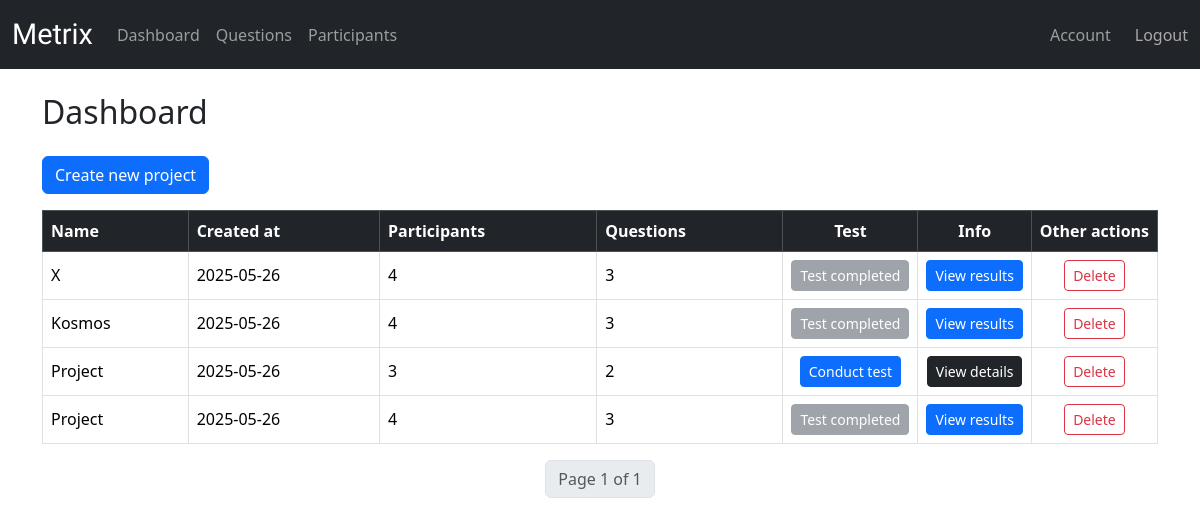
Before: /research/ (signed in) with the older database file.
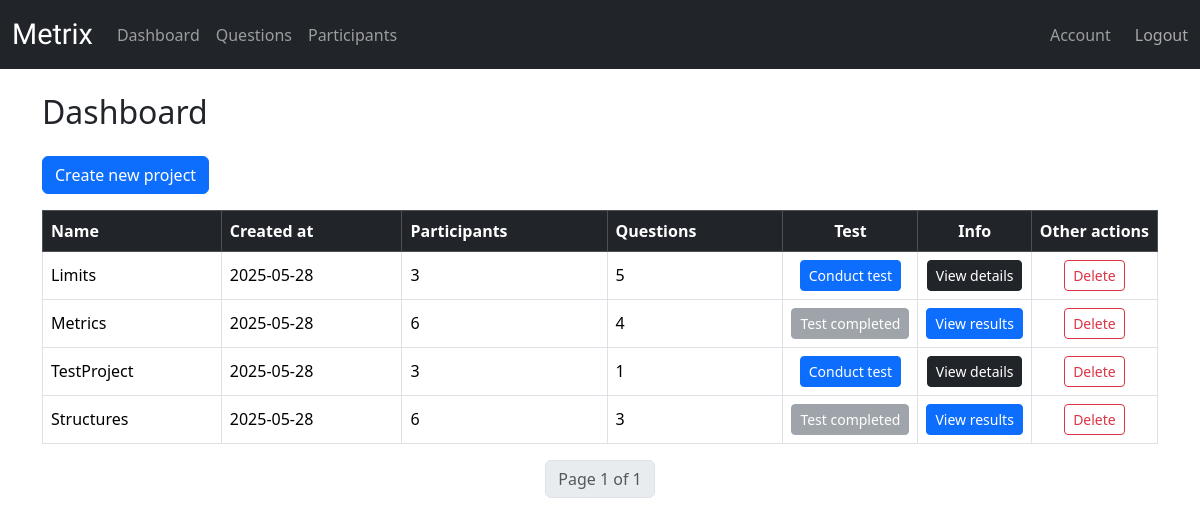
After: the same page with the newer database file.
### metrix/models.py (models this page shows, shortened)
class Research(models.Model):
    research_id = models.AutoField(primary_key=True)
    owner = models.ForeignKey(settings.AUTH_USER_MODEL, on_delete=models.CASCADE)
    name = models.CharField(max_length=255)
    person_count = models.PositiveIntegerField()
    question_count = models.PositiveIntegerField(default=1)
    created_at = models.DateTimeField(auto_now_add=True)
    updated_at = models.DateTimeField(auto_now=True)
    is_completed = models.BooleanField(default=False)

### metrix/views.py (the view)
# urls.py: path('research/', research, name='research'),
@login_required
def research(request):
    researches = Research.objects.filter(owner=request.user).order_by('-created_at')
    paginator = Paginator(researches, 5)
    page_number = request.GET.get('page')
    page_obj = paginator.get_page(page_number)
    return render(request, 'metrix/research.html', {'page_obj': page_obj})

### metrix/templates/metrix/research.html (shortened to what this page needs)
{% extends "metrix/base.html" %}
{% block content %}
  <h2 class="mb-4">Dashboard</h2>
  <a href="{% url 'add-research' %}" class="btn btn-primary mb-3">Create new project</a>
  {% if page_obj %}
    <div class="table-responsive">
      <table class="table table-bordered table-hover align-middle">
        <thead class="table-dark">
          <tr>
            <th>Name</th>
            <th>Created at</th>
            <th>Participants</th>
            <th>Questions</th>
            <th class="text-nowrap text-center" style="width: 1%;">Test</th>
            <th class="text-nowrap text-center" style="width: 1%;">Info</th>
            <th class="text-nowrap text-center" style="width: 1%;">Other actions</th>
          </tr>
        </thead>
        <tbody>
          {% for research in page_obj %}
            <tr>
              <td>{{ research.name }}</td>
              <td>{{ research.created_at|date:"Y-m-d" }}</td>
              <td>{{ research.person_count }}</td>
              <td>{{ research.question_count }}</td>
              <td class="text-nowrap text-center">
                {% if research.is_completed %}
                  <button class="btn btn-sm btn-secondary" disabled>Test completed</button>
                {% else %}
                  <a href="{% url 'conduct-test' pk=research.research_id step=0 %}" class="btn btn-sm btn-primary">Conduct test</a>
                {% endif %}
              </td>
                <td class="text-nowrap text-center">
                 {% if research.is_completed %}
                  <a href="{% url 'research-detail' research.research_id %}" class="btn btn-sm btn-primary">View results</a>
                  {% else %}
                        <a href="{% url 'research-detail' research.research_id %}" class="btn btn-sm btn-dark">View details</a>
                  {% endif %}
                </td>
                 <td class="text-nowrap text-center">
                    <a href="{% url 'delete-research' research.research_id %}" class="btn btn-sm btn-outline-danger">Delete</a>
              </td>
            </tr>
          {% endfor %}
        </tbody>
      </table>
    </div>
    <nav aria-label="Research pagination">
      <ul class="pagination justify-content-center">
        <li class="page-item disabled">
          <span class="page-link">Page {{ page_obj.number }} of {{ page_obj.paginator.num_pages }}</span>
        </li>
      </ul>
    </nav>
  {% else %}
    <p>No researches found.</p>
  {% endif %}
{% endblock %}

### metrix/templates/metrix/base.html (shortened to what this page needs)
{% load static %}
<!DOCTYPE html>
<html lang="en">
<head>
<link rel="icon" href="{% static 'metrix/MetrixIcon.ico' %}" type="image/x-icon">  <link href="https://cdn.jsdelivr.net/npm/bootstrap@5.3.3/dist/css/bootstrap.min.css" rel="stylesheet">
</head>
<body>
  <nav class="navbar navbar-expand-lg navbar-dark bg-dark mb-4">
    <div class="container-fluid">
      <a class="navbar-brand" href="{% url 'index' %}">Metrix</a>
      <div class="collapse navbar-collapse" id="navbarContent">
        <ul class="navbar-nav me-auto mb-2 mb-lg-0">
          {% if not request.resolver_match.url_name == 'index' and user.is_authenticated %}
            <li class="nav-item"><a class="nav-link" href="{% url 'research' %}">Dashboard</a></li>
            <li class="nav-item"><a class="nav-link" href="{% url 'question_list' %}">Questions</a></li>
              <li class="nav-item"><a class="nav-link" href="{% url 'participant-manage-list' %}">Participants</a></li>
          {% endif %}
        </ul>
        <ul class="navbar-nav ms-auto mb-2 mb-lg-0">
  {% if user.is_authenticated %}
    <li class="nav-item d-flex align-items-center">
      <a class="nav-link me-3" href="{% url 'account' %}">Account</a>
      <form method="post" action="{% url 'logout' %}" style="display: inline;">
        <button type="submit" class="nav-link btn p-0 m-0 align-baseline" style="background: none; border: none; color: darkgrey; text-decoration: none;">
          Logout
        </button>
      </form>
    </li>
  {% else %}
    <li class="nav-item"><a class="nav-link" href="{% url 'login' %}">Login</a></li>
    <li class="nav-item"><a class="nav-link" href="{% url 'signup' %}">Sign Up</a></li>
  {% endif %}
</ul>
      </div>
    </div>
  </nav>
  <div class="container">
    {% block content %}{% endblock %}
  </div>
</body>
</html>

### metrix/templates/metrix/base.html (style rules this page uses)
.navbar-brand { font-family: 'Zen Dots', sans-serif; font-size: 1.8rem; }

Changed rows visible on the page:
removed Research: name "X", created_at "2025-05-26", person_count "4", question_count "3", is_completed "Test completed"
removed Research: name "Kosmos", created_at "2025-05-26", person_count "4", question_count "3", is_completed "Test completed"
removed Research: name "Project", created_at "2025-05-26", person_count "3", question_count "2", is_completed "Conduct test"
removed Research: name "Project", created_at "2025-05-26", person_count "4", question_count "3", is_completed "Test completed"
added Research: name "Limits", created_at "2025-05-28", person_count "3", question_count "5", is_completed "Conduct test"
added Research: name "Metrics", created_at "2025-05-28", person_count "6", question_count "4", is_completed "Test completed"
added Research: name "TestProject", created_at "2025-05-28", person_count "3", question_count "1", is_completed "Conduct test"
added Research: name "Structures", created_at "2025-05-28", person_count "6", question_count "3", is_completed "Test completed"
